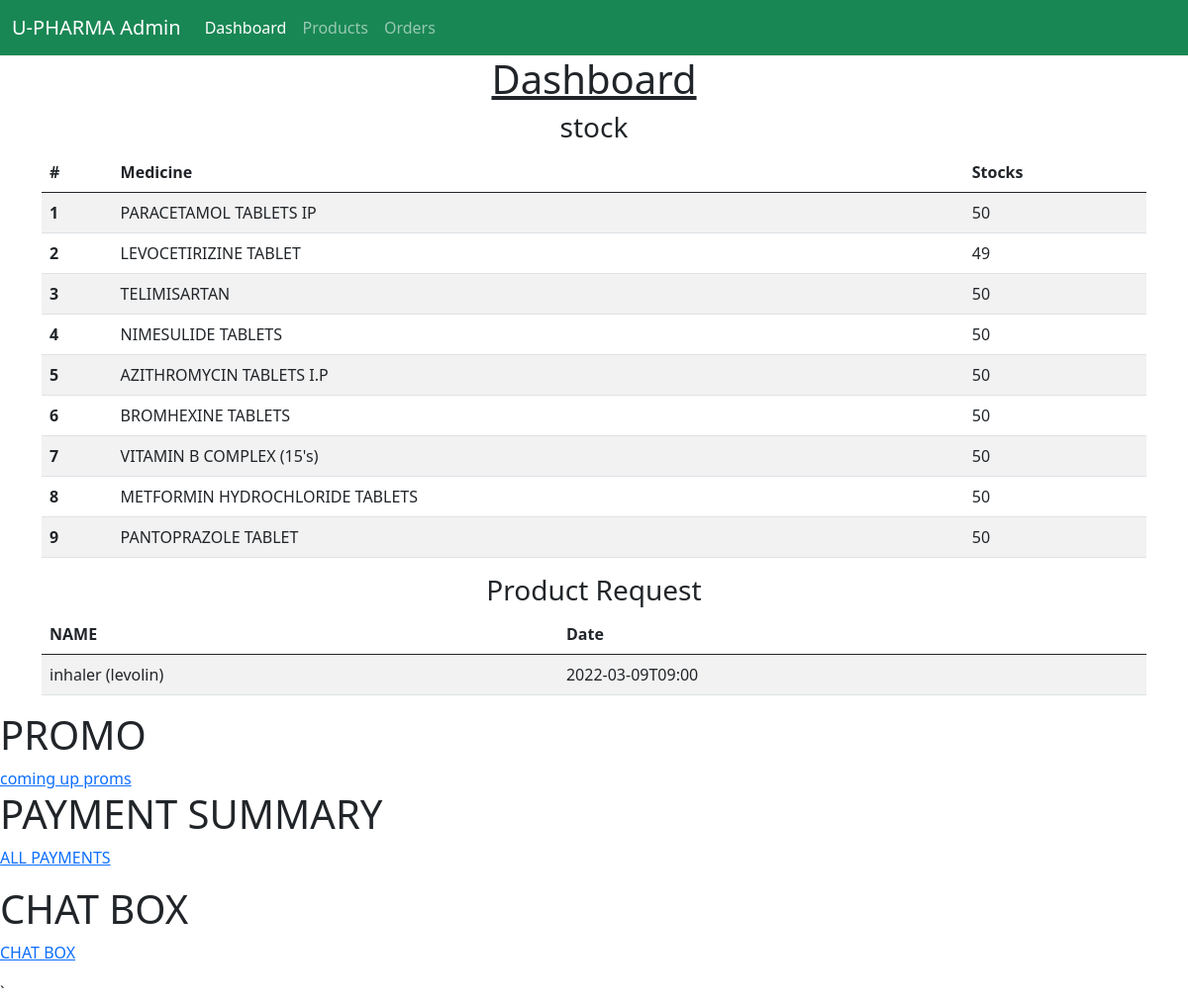
The app's page /admin/dashboard with its own data.
### tables this page shows
CREATE TABLE "products" (
	"id"	INTEGER,
	"name"	TEXT NOT NULL,
	"price"	TEXT,
	"details"	TEXT,
	"image"	TEXT,
	"tags"	TEXT,
	"category"	TEXT,
	"stocks"	INTEGER DEFAULT 50,
	PRIMARY KEY("id" AUTOINCREMENT)
);

CREATE TABLE "appointment" (
	"name"	TEXT,
	"date_request"	TEXT
);

### main.py (the view)
@app.get("/admin/dashboard", response_class=HTMLResponse)
def dashboard(request: Request):
    con = sqlite3.connect(DATABASE_NAME)
    con.row_factory = sqlite3.Row
    cur = con.cursor()
    cur.execute("select * from products")
    products = cur.fetchall()
    cur.execute("select * from appointment")
    appointments = cur.fetchall()
    con.close
    return templates.TemplateResponse("/admin/dashboard.html", {"request": request, "items": products, "requests": appointments})

### templates/admin/dashboard.html (shortened to what this page needs)
{% extends "/admin/base.html" %}
{% block content  %}
<div class="container">
    <h1 class="text-center" style="text-decoration: underline">Dashboard</h1>
    <h3 class="text-center">stock</h3>
    {% if items|length > 0 %}
    <table class="table table-striped">
        <thead>
        <tr>
            <th scope="col">#</th>
            <th scope="col">Medicine</th>
            <th scope="col">Stocks</th>
        </tr>
        </thead>
        <tbody>
        {% for item in items %}
        <tr>
            <th scope="row">{{item.id}}</th>
            <td>{{item.name}}</td>
            <td>{{item.stocks}}</td>
        </tr>
        {% endfor %}
        </tbody>
    </table>
    {% else %}
    <h5 class="text-center">No products</h5>
    {% endif %}
    <h3 class="text-center">Product Request</h3>
    {% if requests|length > 0 %}
<table class="table table-striped">
    <thead>
    <tr>
        <th scope="col">NAME</th>
        <th scope="col">Date</th>
    </tr>
    </thead>
    <tbody>
    {% for request in requests %}
    <tr>
        <td>{{request.name}}</td>
        <td>{{request.date_request}}</td>
    </tr>
    {% endfor %}
    </tbody>
</table>
{% else %}
<h5 class="text-center">No appointement</h5>
{% endif %}
</div>
<h1>PROMO</h1>
<a href="/promo">coming up proms</a>
<h1>PAYMENT SUMMARY</h1>
<p><a href="https://dashboard.razorpay.com/app/dashboard">ALL PAYMENTS</a></p>
<h1>CHAT BOX</h1>
<p><a href="https://dashboard.tawk.to/?lang=en#/dashboard/6201192bb9e4e21181bdd877">CHAT BOX</a></p>
{% endblock %}

### templates/admin/base.html (shortened to what this page needs)
<!doctype html>
<html lang="en">
<head>
    <link href="{{ url_for('static', path='/css/bootstrap.css') }}" rel="stylesheet" />
</head>
<body>
<nav class="navbar navbar-expand-lg navbar-dark bg-success">
    <div class="container-fluid">
        <a class="navbar-brand" href="/admin/dashboard">U-PHARMA Admin</a>
        <div class="collapse navbar-collapse" id="navbarNav">
            <ul class="navbar-nav">
                <li class="nav-item">
                    <a class="nav-link active" aria-current="page" href="/admin/dashboard">Dashboard</a>
                </li>
                <li class="nav-item">
                    <a class="nav-link" href="/admin/products">Products</a>
                </li>
                <li class="nav-item">
                    <a class="nav-link" href="/admin/orders">Orders</a>
                </li>
            </ul>
        </div>
    </div>
</nav>
<main id="content">{% block content %}{% endblock %}</main>
</body>
</html>`

### records on screen
products: id "1", name "PARACETAMOL TABLETS IP", stocks "50"
products: id "2", name "LEVOCETIRIZINE TABLET", stocks "49"
products: id "3", name "TELIMISARTAN", stocks "50"
products: id "4", name "NIMESULIDE TABLETS", stocks "50"
products: id "5", name "AZITHROMYCIN TABLETS I.P", stocks "50"
products: id "6", name "BROMHEXINE TABLETS", stocks "50"
products: id "7", name "VITAMIN B COMPLEX (15's)", stocks "50"
products: id "8", name "METFORMIN HYDROCHLORIDE TABLETS", stocks "50"
products: id "9", name "PANTOPRAZOLE TABLET", stocks "50"
appointment: name "inhaler (levolin)", date_request "2022-03-09T09:00"
